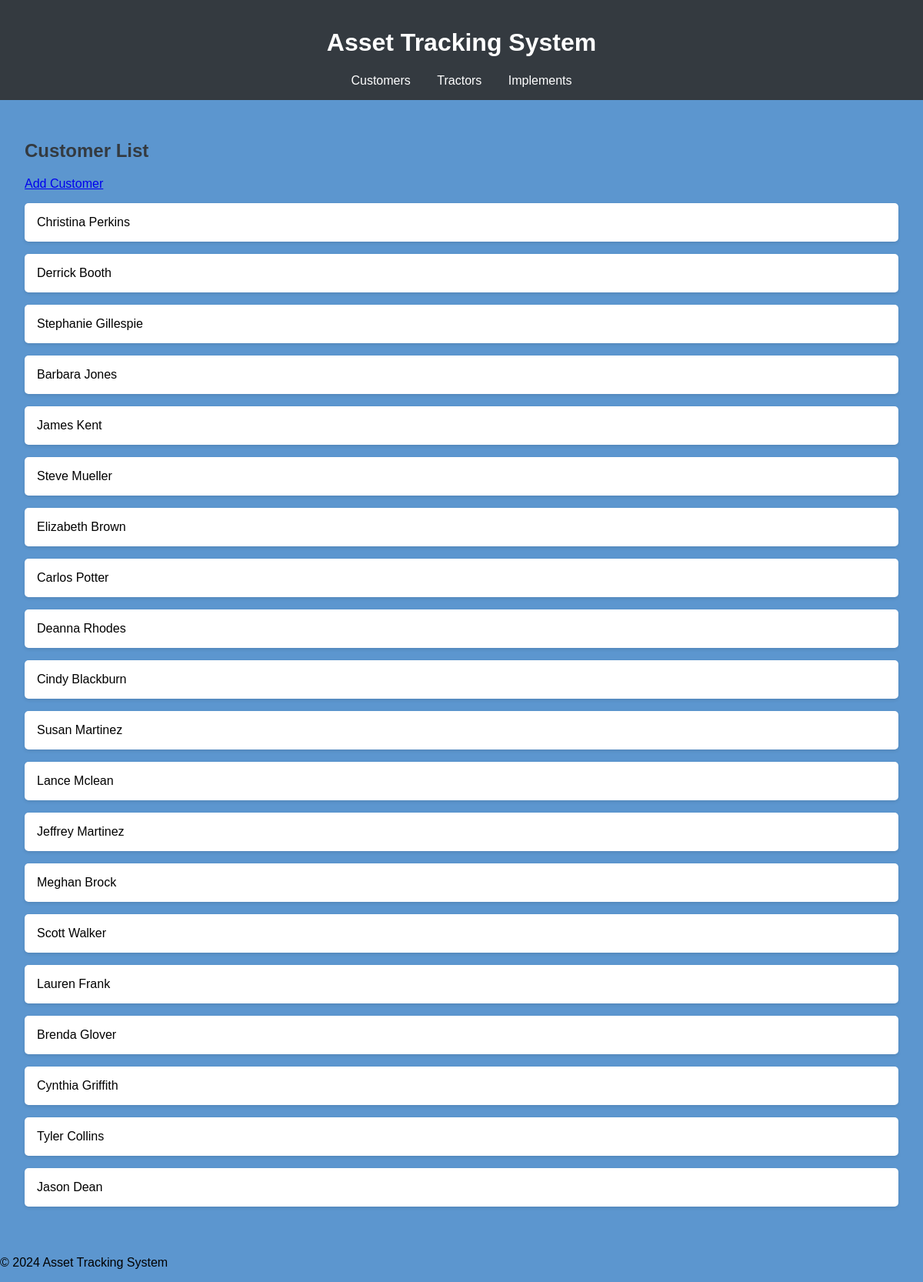
Screenshot of /tracker/customers/ with the database file from the repository.
### tracker/models.py (models this page shows, shortened)
class Customer(models.Model):
    first_name = models.CharField(max_length=100)
    last_name = models.CharField(max_length=100)
    email = models.EmailField(unique=True)
    phone_number = models.CharField(max_length=15)
    address = models.TextField()
    created_at = models.DateTimeField(default=timezone.now)
    class Meta:
        db_table = "Customer Details"

### tracker/views.py (the view)
# urls.py: path('customers/', views.customer_list, name='customer_list'),
def customer_list(request):
    customers = Customer.objects.all()
    return render(request, 'tracker/customer_list.html', {'customers': customers})

### tracker/templates/tracker/customer_list.html
{% extends 'tracker/base_generic.html' %}
{% block content %}
{% load static %}
<h2>Customer List</h2>
<a href="{% url 'customer_create' %}">Add Customer</a>
<ul>
    {% for customer in customers %}
    <li>{{ customer.first_name }} {{ customer.last_name }}</li>
    {% endfor %}
</ul>
{% endblock %}

### tracker/templates/tracker/base_generic.html (shortened to what this page needs)
{% load static %}
<!DOCTYPE html>
<html lang="en">
<head>
    <link rel="stylesheet" type="text/css" href="{% static 'css/styles.css' %}">
</head>
<body>
    <header>
        <h1>Asset Tracking System</h1>
        <nav>
            <a href="{% url 'customer_list' %}">Customers</a>
            <a href="{% url 'tractor_list' %}">Tractors</a>
            <a href="{% url 'implement_list' %}">Implements</a>
        </nav>
    </header>
    <main>
        {% block content %}
        {% endblock %}
    </main>
    <footer>
        <p>&copy; 2024 Asset Tracking System</p>
    </footer>
</body>
</html>

### asset_tracking/static/css/styles.css (style rules this page uses)
body { font-family: Arial, sans-serif; background-color: #5c96cf; margin: 0; padding: 0; }
header { background-color: #343a40; color: white; padding: 1rem; text-align: center; }
nav a { color: white; margin: 0 15px; text-decoration: none; }
main { padding: 2rem; }
h2 { color: #343a40; }
ul { list-style-type: none; padding: 0; }
ul li { background-color: white; padding: 1rem; margin-bottom: 1rem; border-radius: 5px; box-shadow: 0 2px 4px rgba(0, 0, 0, 0.1); }

### rows the page displays
Customer: first_name "Christina", last_name "Perkins"
Customer: first_name "Derrick", last_name "Booth"
Customer: first_name "Stephanie", last_name "Gillespie"
Customer: first_name "Barbara", last_name "Jones"
Customer: first_name "James", last_name "Kent"
Customer: first_name "Steve", last_name "Mueller"
Customer: first_name "Elizabeth", last_name "Brown"
Customer: first_name "Carlos", last_name "Potter"
Customer: first_name "Deanna", last_name "Rhodes"
Customer: first_name "Cindy", last_name "Blackburn"
Customer: first_name "Susan", last_name "Martinez"
Customer: first_name "Lance", last_name "Mclean"
Customer: first_name "Jeffrey", last_name "Martinez"
Customer: first_name "Meghan", last_name "Brock"
Customer: first_name "Scott", last_name "Walker"
Customer: first_name "Lauren", last_name "Frank"
Customer: first_name "Brenda", last_name "Glover"
Customer: first_name "Cynthia", last_name "Griffith"
Customer: first_name "Tyler", last_name "Collins"
Customer: first_name "Jason", last_name "Dean"
